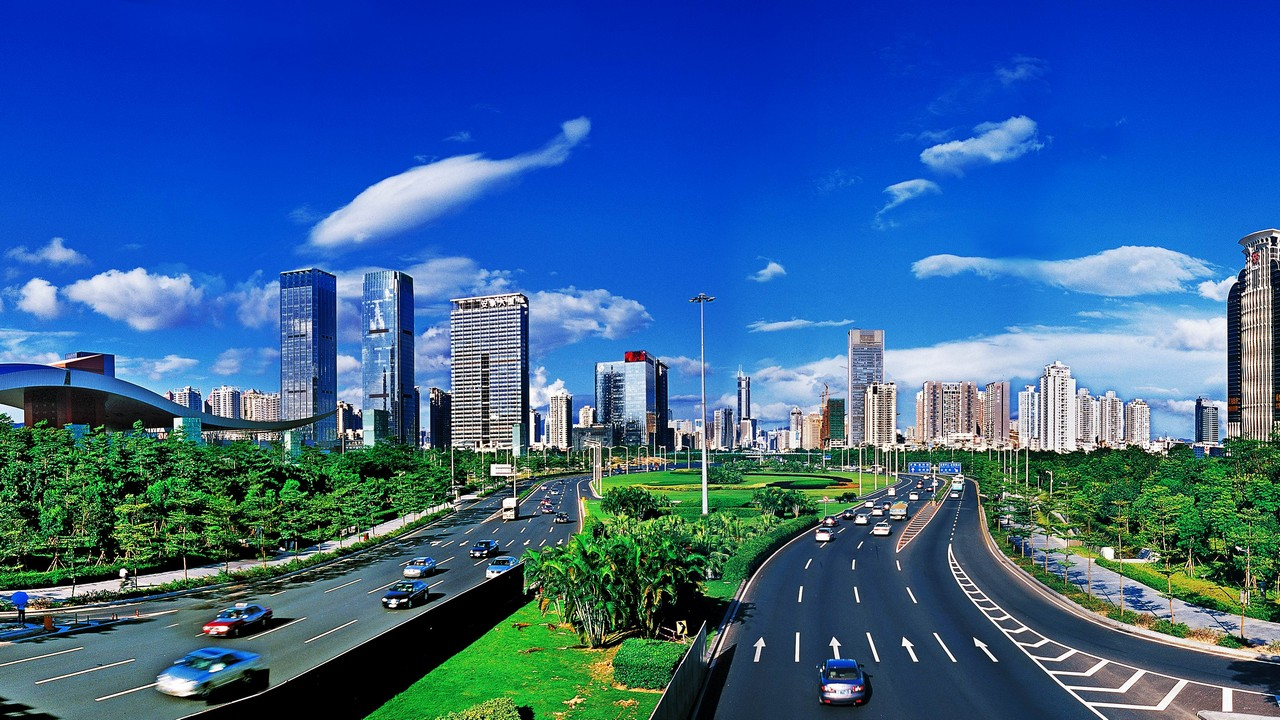
#> input picture rgb_grayscale/image.jpg, 1280 x 720 px
$ python main_v2.py
#> lines starting #> are read from the running program, lines starting #| are printed output that depends on the picture
#!/usr/bin/env python3

import cv2 as cv
import sys

IMG_PATH = cv.samples.findFile("../image.jpg")

imgBGR = cv.imread(IMG_PATH, cv.IMREAD_COLOR)
#> imgBGR is the input picture: shape (720, 1280, 3); mean B, G, R 148.4, 97.1, 53.3

if imgBGR is None:
    print("Could not read the image: ", IMG_PATH)
    sys.exit(1)

imgGray = cv.cvtColor(imgBGR, cv.COLOR_BGR2GRAY)
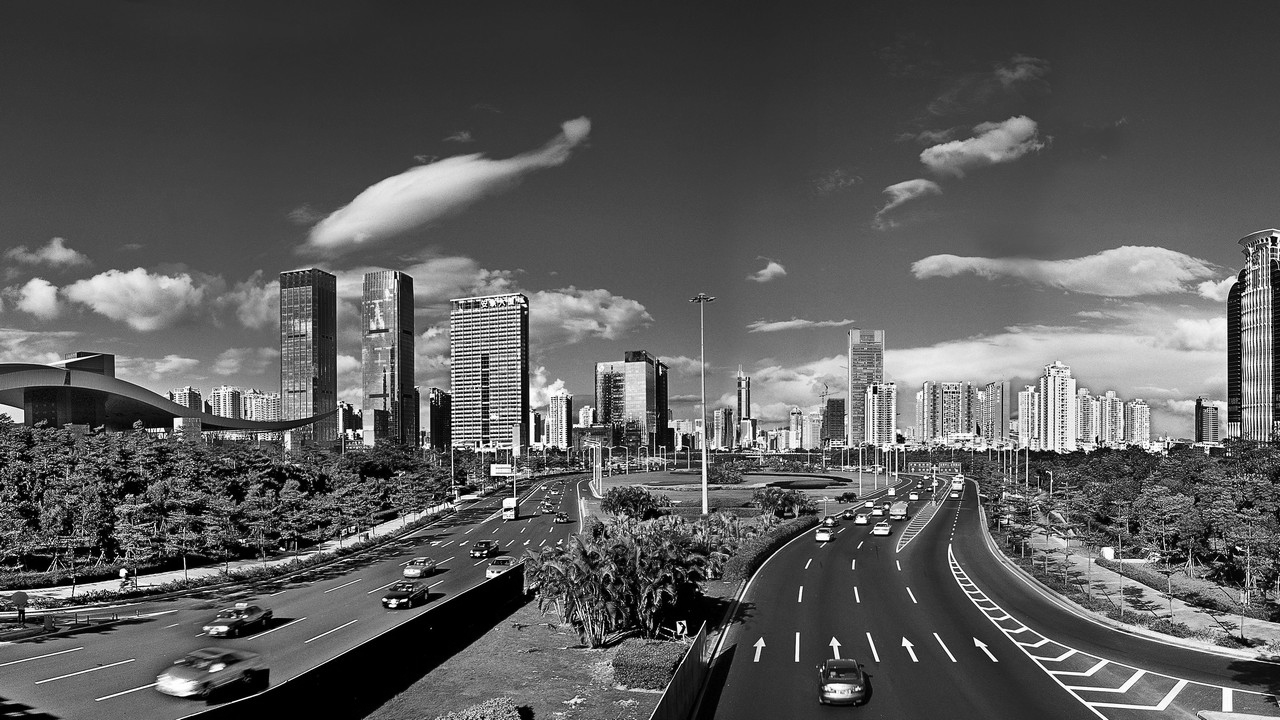
#> imgGray: shape (720, 1280); min 0, max 255, mean 89.8

cv.imshow("BGR image", imgBGR)
cv.imshow("Gray image", imgGray)
cv.imshow("B image", imgBGR[:, :, 0])
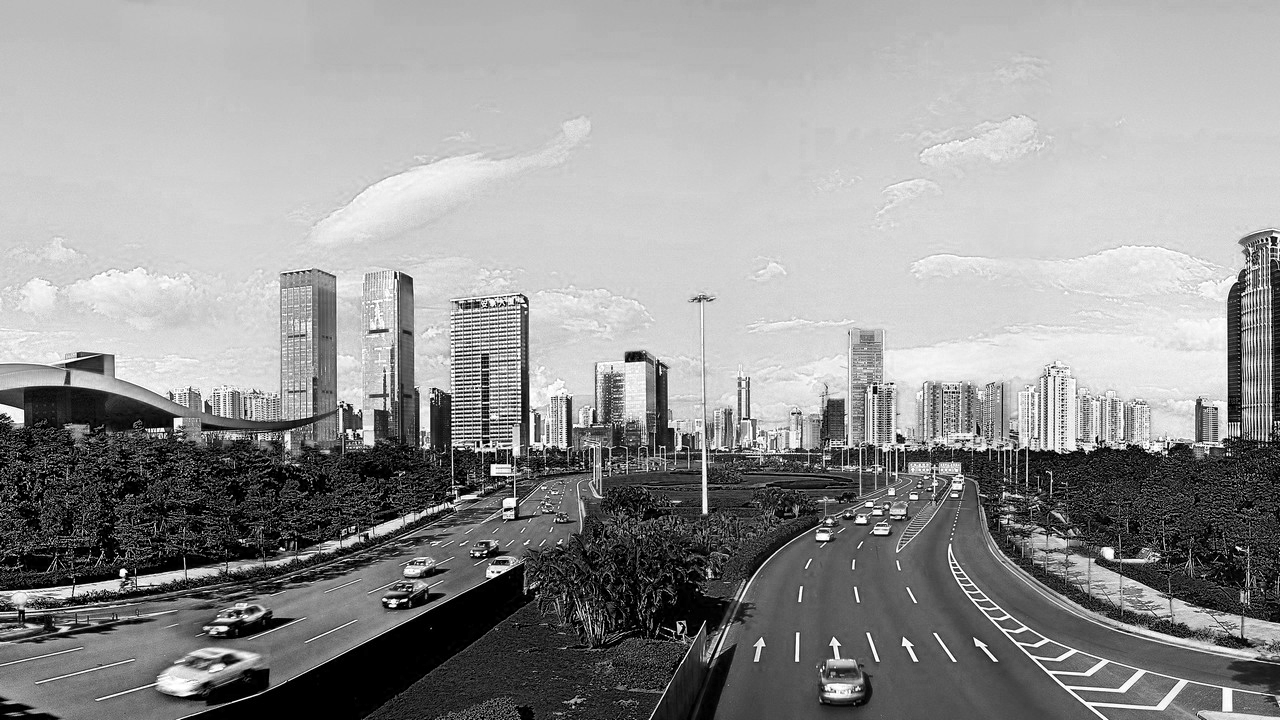
#> window 'B image': shape (720, 1280); min 0, max 255, mean 148.4
cv.imshow("G image", imgBGR[:, :, 1])
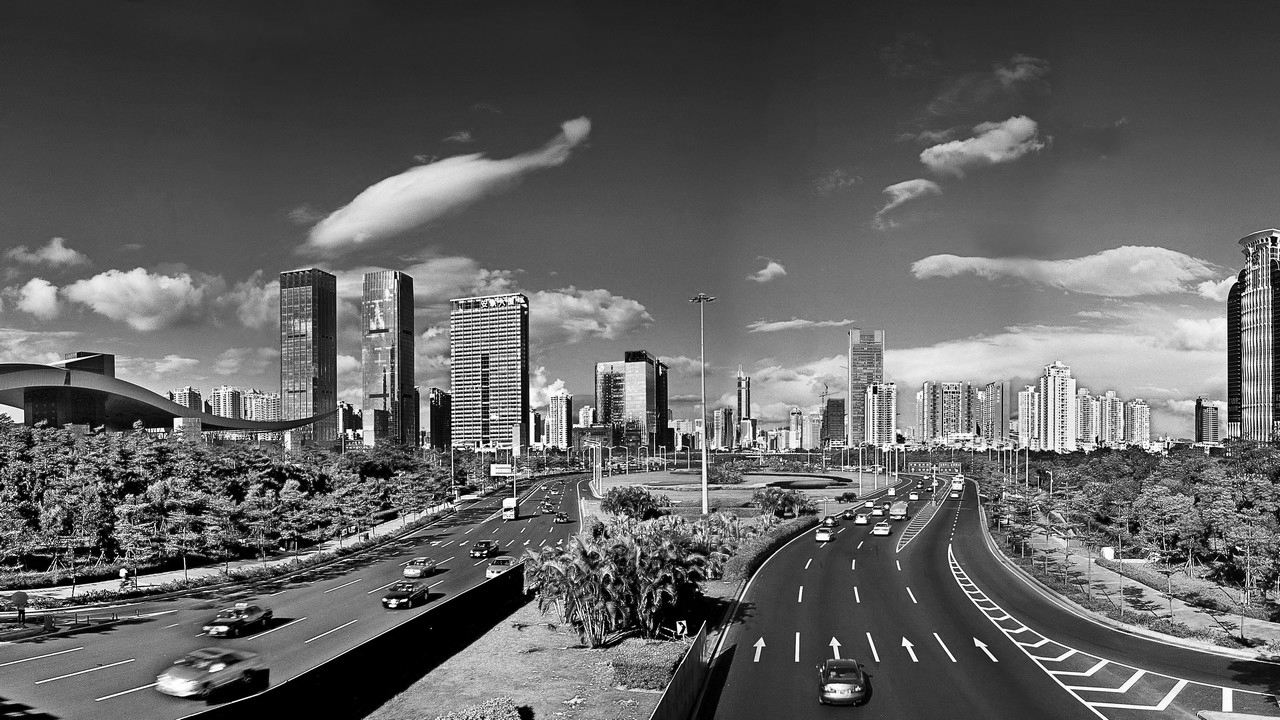
#> window 'G image': shape (720, 1280); min 0, max 255, mean 97.1
cv.imshow("R image", imgBGR[:, :, 2])
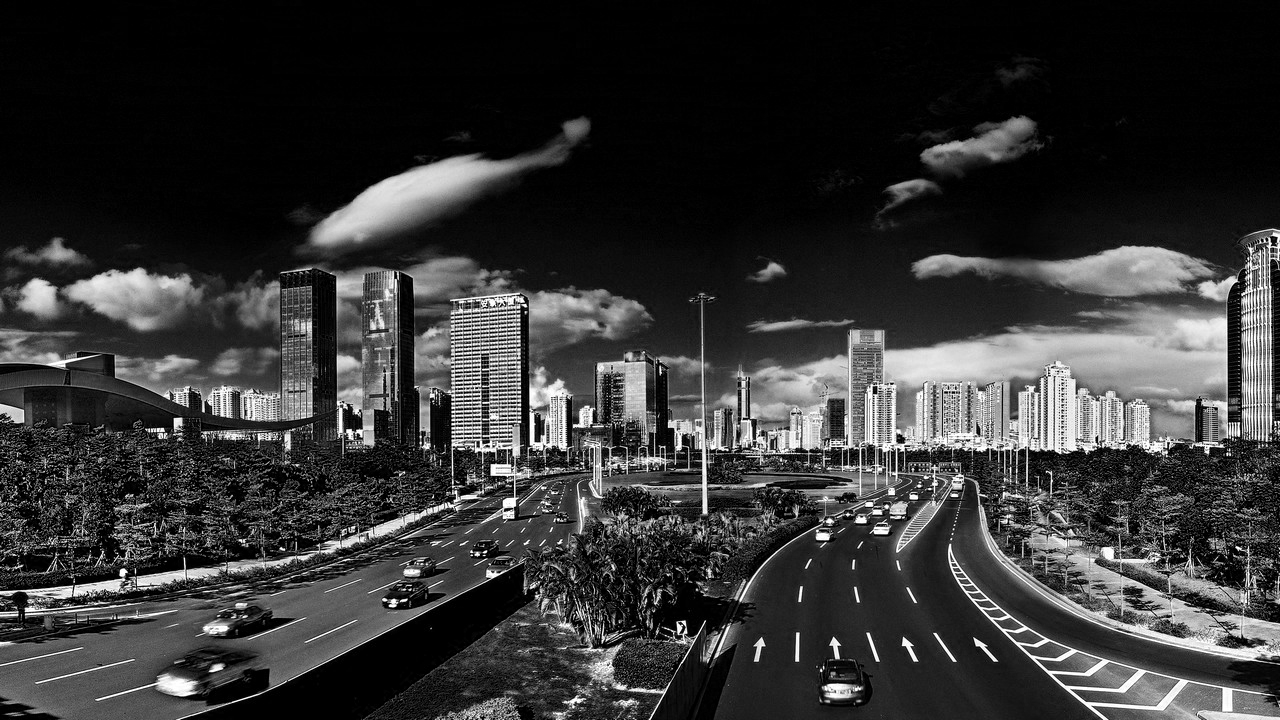
#> window 'R image': shape (720, 1280); min 0, max 255, mean 53.3

cv.waitKey(0)

input()
